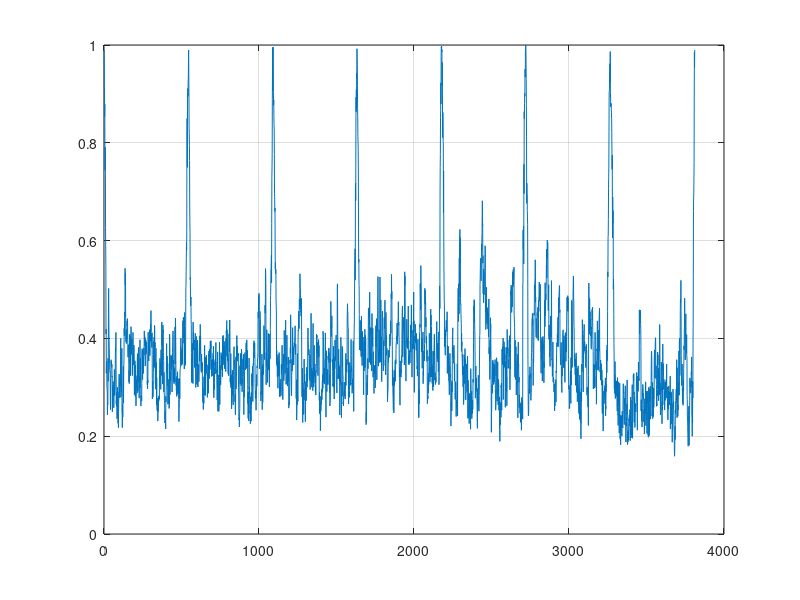
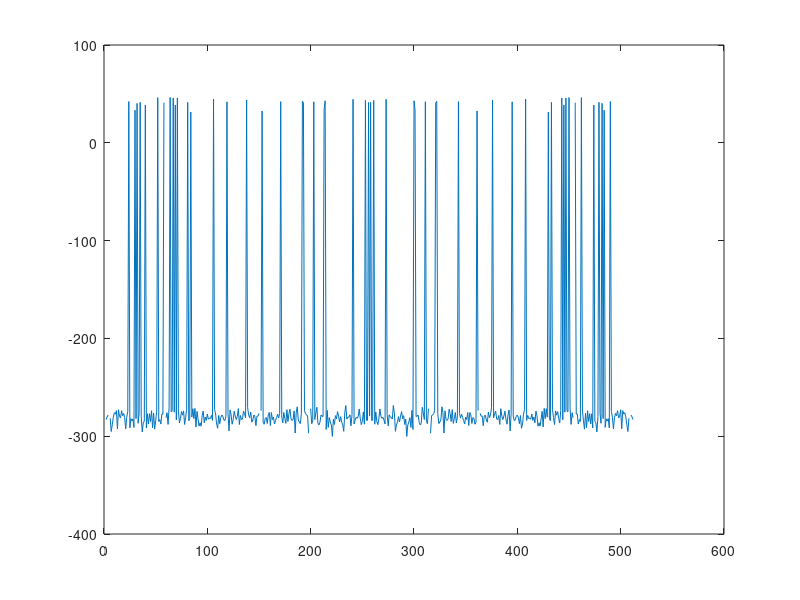
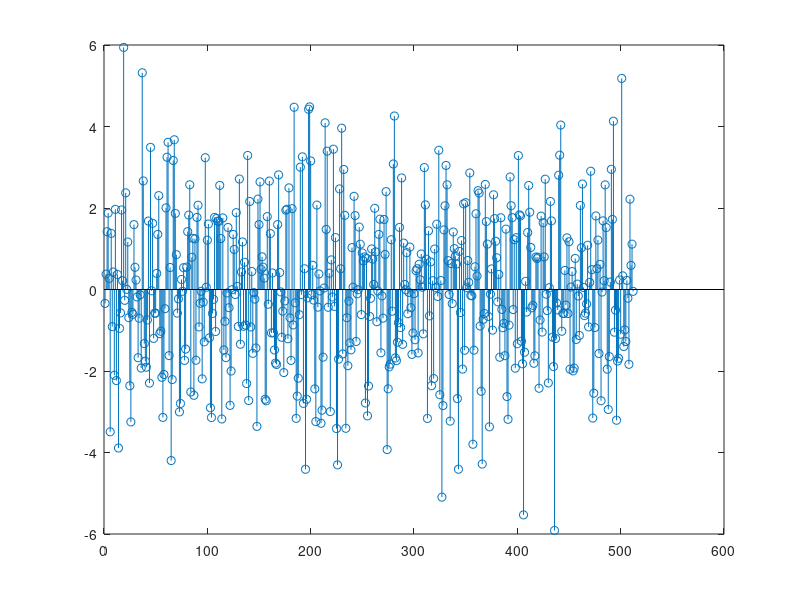

Here is the MATLAB script that generated these plots, in order:
clc;
% Zadanie 3 -  Analiza częstotliwościowa sygnału ADSL
clear all; close all;

bity = load('lab_03.mat');
index = 416085;
modulo = mod(index, 16) + 1
x = bity.x_6;
ramki=0;

for i = 1:(4353-511-31)
    prefix = x(i:i+31);
    %No bo M = 32
    dane = x(i+511:i+542);
    kor(i) = max(abs(xcorr (prefix,dane,'coeff')));
    if (kor(i)>=0.99)
        ramki=ramki+1
        r(ramki,:)=x(i:i+511);
    end    
end

 figure(2);
 t= 1:length(kor);
 plot(t,kor),grid 
for i = 1:ramki
    X=fft(r(i,:),512);  %fft konkretniej ramki
    figure(3)
    plot(1:512,20*log10(abs(X)));
   
end


for i = 1:ramki
    figure(4)
    stem(1:512,r(i,:))
    pause(0.1);
end